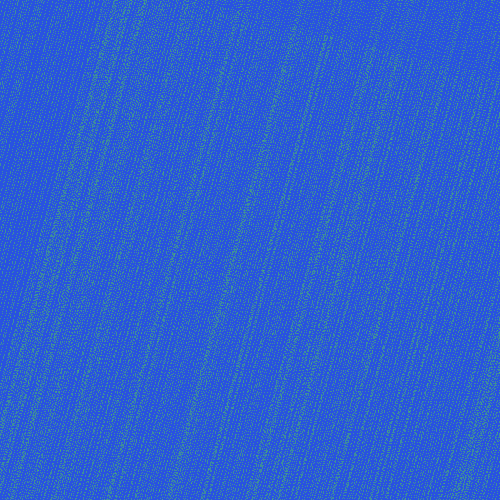
Frame 1 (no input)
Frame 60 (the mouse pressed at the canvas centre just before this capture): identical to frame 1, image omitted
Frame 120 (the mouse held since frame 60 and released just before this capture): identical to frame 1, image omitted

The Processing sketch that drew this single still picture (run headless with seeded random() and noise(); from frame 60 on, the mouse is pressed at the canvas centre):

// Processing sketch: processing_38426
// ── processing_38426.pde

//Irina Shumskaya
//Project I
//Press the mouse to see variation of line compositions
//Inspiration taken from the "Brick House" by Mies

void setup() { 
  size(500, 500);
  smooth();
  colorMode(RGB);
  background(41, 82, 224);


  pushMatrix();
  
  //rotating the composition 15 degrees
  rotate( radians(15));
  translate(100, -50);

  //first layer of constant grid
  for ( int d=-500; d<=800; d+=random(1,4)) {
    for ( int e=-500; e<=800; e+=random(1,4)) {
      stroke(91, 219, 64, 155);
      point(d, e);
    }
  }
}

void draw() {
}

void mousePressed() {

  float a = random(0, 250);
  float b = random(250, 500);


  size(500, 500);
  smooth();
  colorMode(RGB);
  background(41, 82, 224);

  //rotating the composition 15 degrees to the right
  pushMatrix();
  rotate( radians(15));
  translate(100, -50);

  //this is the texture in the background
  for ( int d=-500; d<=800; d+=random(1,4)) {
    for ( int e=-500; e<=800; e+=random(1,4)) {
      stroke(91, 219, 64, 155);
      point(d, e);
    }
  }

  //this is the grid with increments of 5 
  for (int x=-200; x < 700; x+=5) { 
    for (int y=-200; y < 700; y+=5) { 

      noFill();
      stroke(250, 250, 0, 10);
      strokeWeight(.15);
      rect(x, y, 25, 25);
    }
  }

  //this is a grid with increments of 25, layered on top of the smaller grid
  for (int x=-200; x<=700; x+=25) {
    for ( int y=-200; y<=700; y+=25) {
      stroke(250, 250, 0, 100);
      rect(x, y, 25, 25);
    }
  }


  //this is the set of lines that are randmoly generated within the constraints given 
  for ( int x=50; x<=450; x+=random(50,100)) {
    stroke(255);
    strokeWeight(random(.5, 7));
    line(x, a, x, b);
    strokeWeight(random(.25, 2));
    line(random(a), x, random(b), x);
  }

  popMatrix();
}
